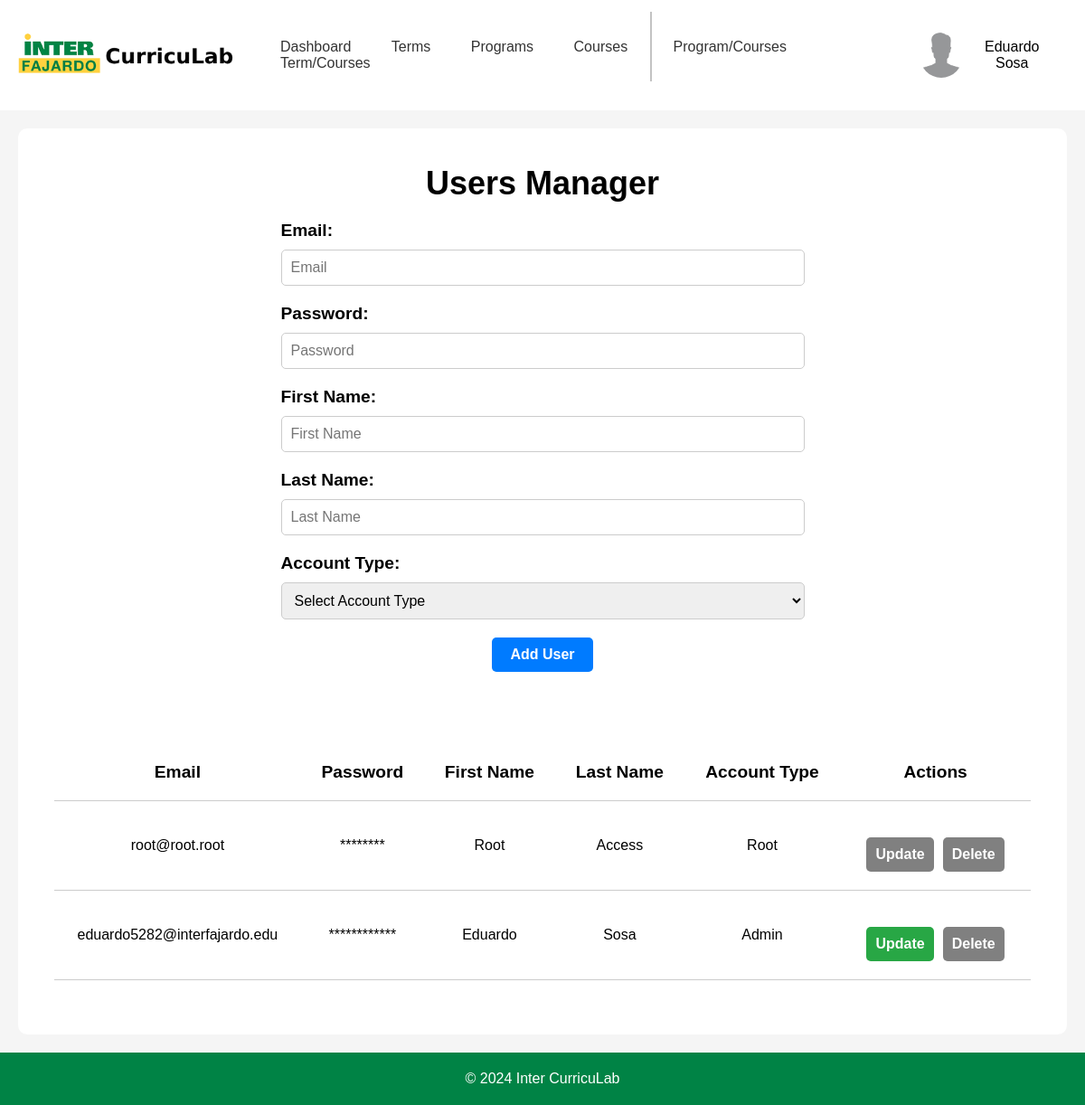
/templates/adminPages/adminUsers.php (signed in), run on an earlier commit of the app's database.
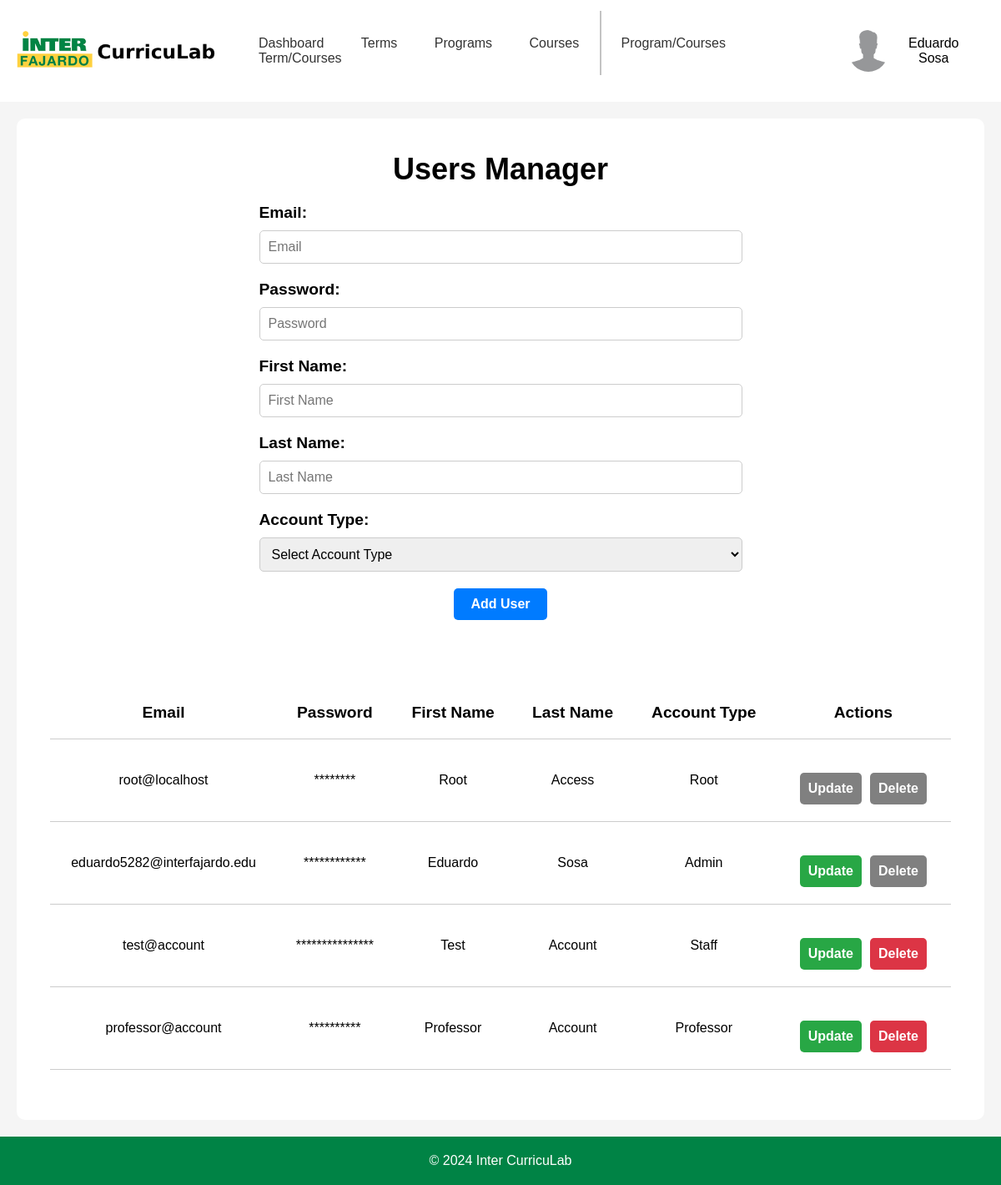
And on a later commit of the database.
### tables this page shows
CREATE TABLE "user" (
	"UserID"	INTEGER NOT NULL UNIQUE,
	"Email"	TEXT UNIQUE,
	"Password"	TEXT,
	"FirstName"	TEXT,
	"LastName"	TEXT,
	"AccountType"	TEXT,
	PRIMARY KEY("UserID" AUTOINCREMENT),
	FOREIGN KEY("AccountType") REFERENCES "accountType"("AccountLevel")
);

### templates/adminPages/adminUsers.php (the view, shortened to what the changed rows need)
<?php
$config = require_once '../../backend/php/config.php';
if (!isset($_SESSION['email'])) {
    header('Location: ../index.php');
    exit;
} elseif ($_SESSION['accountType'] !== 'Admin' && $_SESSION['accountType'] !== 'Root' && $_SESSION['accountType'] !== 'Staff') {
    header('Location: ../staffPages/profPage.php');
    exit;
} else {
    if ($config['db']['type'] === 'sqlite') {
        $db = new SQLite3($config['db']['sqlite']['path']);
    } elseif ($config['db']['type'] === 'mysql') {
        $dsn = "mysql:host={$config['db']['mysql']['host']};dbname={$config['db']['mysql']['dbname']}";
        $db = new PDO($dsn, $config['db']['mysql']['username'], $config['db']['mysql']['password']);
    }
    $stmt = $db->prepare('SELECT * FROM user');
    $result = $stmt->execute();
    $users = $result->fetchArray(SQLITE3_ASSOC);
    $users = [];
    if (isset($_POST['sort'])) {
        $users = sortTable();
    } else {
        $stmt = $db->prepare('SELECT * FROM user');
        $result = $stmt->execute();
        $users = fetchAllRows($result);
    }
}
function fetchAllRows($result) {
    $rows = [];
    while ($row = $result->fetchArray(SQLITE3_ASSOC)) {
        $rows[] = $row;
    }
    return $rows;
}
?>
<!DOCTYPE html>
<html lang="en">
<head>
    <link rel="stylesheet" href="../../static/css/headerFooter.css">
    <link rel="stylesheet" href="../../static/css/adminUsers.css">
</head>
<body>
    <div id="container">
        <div class="container-upperBox">
            <div class="usersForm">
                <div class="header">
                    <h2>Users Manager</h2>
                </div>
            </div>
            <div class="usersTable">
                <table>
                    <tr>
                        <th>
                            <form method="POST">
                                <button type="submit" name="sort" value="Email">Email</button>
                            </form>
                        </th>
                        <th>
                            <form method="POST">
                                <button type="submit" name="sort" value="Password">Password</button>
                            </form>
                        </th>
                        <th>
                            <form method="POST">
                                <button type="submit" name="sort" value="FirstName">First Name</button>
                            </form>
                        </th>
                        <th>
                            <form method="POST">
                                <button type="submit" name="sort" value="LastName">Last Name</button>
                            </form>
                        </th>
                        <th>
                            <form method="POST">
                                <button type="submit" name="sort" value="AccountType">Account Type</button>
                            </form>
                        </th>
                        <?php
                        if ($_SESSION['accountType'] === 'Root' || $_SESSION['accountType'] === 'Admin') {
                        ?>
                        <th>Actions</th>
                        <?php
                        }
                        ?>
                    </tr>
                    <?php
                    foreach ($users as $row) {
                        echo '<tr>';
                        echo '<td>' . htmlspecialchars($row['Email'] ?? '') . '</td>';
                        $passwordLength = rand(8, 16);
                        $passwordAsterisks = str_repeat('*', $passwordLength);
                        echo '<td>' . htmlspecialchars($passwordAsterisks) . '</td>';
                        echo '<td>' . htmlspecialchars($row['FirstName'] ?? '') . '</td>';
                        echo '<td>' . htmlspecialchars($row['LastName'] ?? '') . '</td>';
                        echo '<td>' . htmlspecialchars($row['AccountType'] ?? '') . '</td>';
                        echo '<td>';
                        if ($_SESSION['accountType'] === 'Root' || $_SESSION['accountType'] === 'Admin') {
                            if ($row['AccountType'] !== 'Root') {
                            ?>
                            <div class="actionButtons">
                                <button class="updateButton">Update</button>
                                <form method="POST">
                                    <?php
                                    if ($_SESSION['accountType'] === 'Admin' && $row['AccountType'] === 'Admin') {
                                        ?>
                                    <button class="deleteButton" type="submit" disabled style="background-color: grey;">Delete</button>
                                    <?php
                                    } else {
                                        ?>
                                    <button class="deleteButton" type="submit">Delete</button>
                                    <?php
                                    }
                                    ?>
                                </form>
                            </div>
                            <?php
                            } else {
                                ?>
                            <div class="actionButtons">
                                <button class="updateButton" disabled style="background-color: grey;">Update</button>
                                <form method="POST">
                                    <button class="deleteButton" type="submit" disabled style="background-color: grey;">Delete</button>
                                </form>
                            </div>
                            <?php
                            }
                        }
                        echo '</td>';
                        echo '</tr>';
                    }
                    ?>
                </table>
            </div>
        </div>
    </div>
</body>
</html>

What changed in the data, as far as the page shows it:
changed user "Root": Email "root@root.root" → "root@localhost"
added user: Email "test@account", passwordAsterisks "***************", FirstName "Test", LastName "Account", AccountType "Staff", shows "Delete"
added user: Email "professor@account", passwordAsterisks "**********", FirstName "Professor", LastName "Account", AccountType "Professor", shows "Delete"
